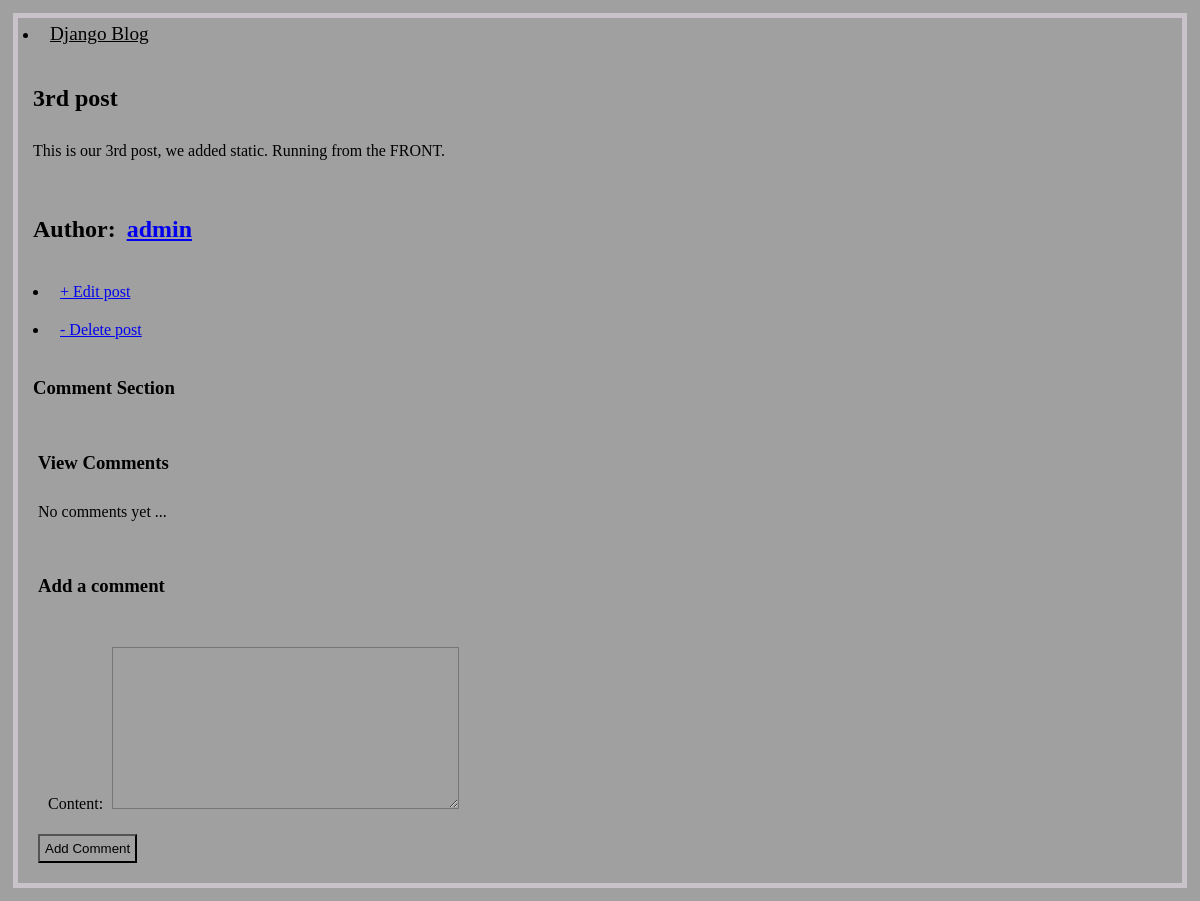
Screenshot of /post/3/ with the database file from the repository.
### blog/models.py (models this page shows, shortened)
class Post(models.Model):
  title = models.CharField(max_length=200)
  author = models.ForeignKey(
    User,                #text reference
    on_delete=models.CASCADE
  )
  body = models.TextField()

### blog/views.py (the view, shortened to what this page needs)
# urls.py: path("post/<int:pk>/", BlogDetailView.as_view(), name="post_details"),    #giving individual post
class BlogDetailView(FormMixin, DetailView):   #this enables each post to open on a seperate page
  model = Post
  template_name = 'post_detail.html'
  form_class = CommentForm
  def get_context_data(self, **kwargs):
    context = super().get_context_data(**kwargs)
    context['comments'] = self.object.comments.all
    if 'form' not in context:                               #this creates a form in post_details if not available to on the comment form
      context['form'] = self.get_form()
    return context

### blog/forms.py
class CommentForm(ModelForm):
  class Meta:
    model = Comment
    fields = ['content']

### templates/post_detail.html (shortened to what this page needs)
{% extends 'base.html' %}
{% block content %}
<div class="post_entry">
  <h2> {{ post.title }} </h2>
  <p> {{ post.body }} </p>
</div>
<div>
  <h2>Author: <a href="{% url 'profile' %}">{{ post.author }}</a></h2>
</div>
<div>
  <li> <a href="{% url 'post_edit' post.pk %}"> + Edit post</a> </li>
</div>
<div>
  <li><a href="{% url 'post_delete' post.pk %}"> - Delete post</a></li>
</div>
<div>
  <h3>Comment Section</h3>
  <div>
    <h3>View Comments</h3>
    {% for comment in comments %}
        {% load tz %}
    {% empty %}
    <p> No comments yet ...</p>
    {% endfor %}
  </div>
  <div>
    <h3>Add a comment</h3>
    <form action="" method="post">
      {{ form.as_p }}
      <button type="submit">Add Comment</button>
    </form>
  </div>
</div>
{% endblock content %}

### static/styles.css (style rules this page uses)
* { box-sizing: border-box; padding: 5px; background: #a0a0a0; }
body { background-color: rgb(202, 194, 202); color: #000; }

### rows the page displays
Post: title "3rd post", body "This is our 3rd post, we added static. Running from the FRONT.", author "admin"
